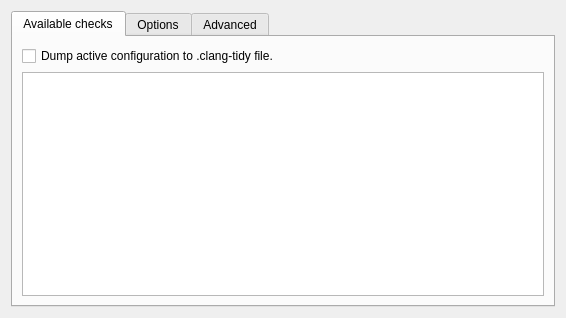
<?xml version="1.0" encoding="UTF-8"?>
<ui version="4.0">
 <class>ClangTidy::PerProjectConfig</class>
 <widget class="QWidget" name="ClangTidy::PerProjectConfig">
  <property name="geometry">
   <rect>
    <x>0</x>
    <y>0</y>
    <width>566</width>
    <height>318</height>
   </rect>
  </property>
  <layout class="QVBoxLayout" name="verticalLayout">
   <item>
    <widget class="QTabWidget" name="tabWidget">
     <property name="sizePolicy">
      <sizepolicy hsizetype="Preferred" vsizetype="Preferred">
       <horstretch>0</horstretch>
       <verstretch>0</verstretch>
      </sizepolicy>
     </property>
     <property name="currentIndex">
      <number>0</number>
     </property>
     <property name="documentMode">
      <bool>false</bool>
     </property>
     <widget class="QWidget" name="tab_checks">
      <attribute name="title">
       <string>Available checks</string>
      </attribute>
      <layout class="QGridLayout" name="gridLayout">
       <item row="0" column="0">
        <widget class="QCheckBox" name="kcfg_DumpConfigToFile">
         <property name="text">
          <string>Dump active configuration to .clang-tidy file.</string>
         </property>
        </widget>
       </item>
       <item row="1" column="0">
        <widget class="QListView" name="checkListView">
         <property name="editTriggers">
          <set>QAbstractItemView::NoEditTriggers</set>
         </property>
         <property name="selectionMode">
          <enum>QAbstractItemView::ExtendedSelection</enum>
         </property>
         <property name="resizeMode">
          <enum>QListView::Adjust</enum>
         </property>
        </widget>
       </item>
      </layout>
     </widget>
     <widget class="QWidget" name="tab_options">
      <property name="sizePolicy">
       <sizepolicy hsizetype="Expanding" vsizetype="Expanding">
        <horstretch>0</horstretch>
        <verstretch>0</verstretch>
       </sizepolicy>
      </property>
      <attribute name="title">
       <string>Options</string>
      </attribute>
      <layout class="QGridLayout" name="gridLayout_2">
       <item row="0" column="0">
        <widget class="QCheckBox" name="kcfg_AnaliseTempDtors">
         <property name="text">
          <string>Analyze temporary destructors</string>
         </property>
        </widget>
       </item>
       <item row="0" column="1">
        <widget class="QCheckBox" name="kcfg_AutoFix">
         <property name="text">
          <string>Apply suggested fixes to sources</string>
         </property>
        </widget>
       </item>
       <item row="1" column="0">
        <widget class="QCheckBox" name="kcfg_CheckSystemHeaders">
         <property name="layoutDirection">
          <enum>Qt::LeftToRight</enum>
         </property>
         <property name="text">
          <string>Check system headers</string>
         </property>
        </widget>
       </item>
       <item row="1" column="1">
        <widget class="QCheckBox" name="kcfg_AutoFixError">
         <property name="text">
          <string>Apply fixes even with compilation errors found</string>
         </property>
        </widget>
       </item>
       <item row="2" column="0">
        <widget class="QCheckBox" name="kcfg_ListChecks">
         <property name="text">
          <string>List all enabled checks and exit</string>
         </property>
        </widget>
       </item>
       <item row="2" column="1">
        <widget class="QCheckBox" name="kcfg_EnableChecksProfile">
         <property name="text">
          <string>Enable checks profile</string>
         </property>
        </widget>
       </item>
       <item row="3" column="0">
        <widget class="QCheckBox" name="kcfg_UseConfigFile">
         <property name="text">
          <string>Use .clang-tidy configuration file</string>
         </property>
        </widget>
       </item>
       <item row="3" column="1">
        <widget class="QCheckBox" name="kcfg_ExportFixes">
         <property name="text">
          <string>Export suggested fixes to .yaml file</string>
         </property>
        </widget>
       </item>
       <item row="4" column="0">
        <widget class="QLabel" name="label_5">
         <property name="text">
          <string>Header Filter regex: </string>
         </property>
        </widget>
       </item>
       <item row="4" column="1">
        <widget class="QLineEdit" name="kcfg_HeaderFilter">
         <property name="sizePolicy">
          <sizepolicy hsizetype="Expanding" vsizetype="Fixed">
           <horstretch>0</horstretch>
           <verstretch>0</verstretch>
          </sizepolicy>
         </property>
         <property name="toolTip">
          <string>&lt;html&gt;&lt;head/&gt;&lt;body&gt;&lt;p&gt;Regular expression matching the names of the headers to output diagnostics from. Diagnostics from the main file of each translation unit are always displayed. Can be used together with -line-filter. This option overrides the value read from a .clang-tidy file.&lt;/p&gt;&lt;/body&gt;&lt;/html&gt;</string>
         </property>
        </widget>
       </item>
       <item row="5" column="0">
        <widget class="QLabel" name="label_6">
         <property name="text">
          <string>E&amp;xtra Arguments:</string>
         </property>
         <property name="buddy">
          <cstring>kcfg_ExtraArgs</cstring>
         </property>
        </widget>
       </item>
       <item row="5" column="1">
        <widget class="QLineEdit" name="kcfg_ExtraArgs">
         <property name="toolTip">
          <string>&lt;html&gt;&lt;head/&gt;&lt;body&gt;&lt;p&gt;&lt;span style=&quot; font-family:'monospace'; color:#000000; background-color:#ffffff;&quot;&gt;Additional argument to append to the compiler command line.&lt;/span&gt;&lt;/p&gt;&lt;/body&gt;&lt;/html&gt;</string>
         </property>
        </widget>
       </item>
       <item row="6" column="0">
        <widget class="QLabel" name="label_7">
         <property name="text">
          <string>Extra Arg&amp;uments before: </string>
         </property>
         <property name="buddy">
          <cstring>kcfg_ExtraArgs</cstring>
         </property>
        </widget>
       </item>
       <item row="6" column="1">
        <widget class="QLineEdit" name="kcfg_ExtraArgsBefore">
         <property name="toolTip">
          <string>&lt;html&gt;&lt;head/&gt;&lt;body&gt;&lt;p&gt;&lt;span style=&quot; font-family:'monospace'; color:#000000; background-color:#ffffff;&quot;&gt;Additional argument to prepend to the compiler command line.&lt;/span&gt;&lt;/p&gt;&lt;/body&gt;&lt;/html&gt;</string>
         </property>
        </widget>
       </item>
       <item row="7" column="0">
        <widget class="QLabel" name="label_8">
         <property name="text">
          <string>Line filter: </string>
         </property>
        </widget>
       </item>
       <item row="7" column="1">
        <widget class="QLineEdit" name="kcfg_LineFilter">
         <property name="toolTip">
          <string>&lt;html&gt;&lt;head/&gt;&lt;body&gt;&lt;p&gt;&lt;span style=&quot; font-family:'monospace'; color:#000000; background-color:#ffffff;&quot;&gt;List of files with line ranges to filter the &lt;/span&gt;&lt;span style=&quot; font-family:'monospace';&quot;&gt;warnings.&lt;/span&gt;&lt;/p&gt;&lt;/body&gt;&lt;/html&gt;</string>
         </property>
        </widget>
       </item>
      </layout>
     </widget>
     <widget class="QWidget" name="tab_advanced">
      <property name="sizePolicy">
       <sizepolicy hsizetype="Expanding" vsizetype="Expanding">
        <horstretch>0</horstretch>
        <verstretch>0</verstretch>
       </sizepolicy>
      </property>
      <attribute name="title">
       <string>Advanced</string>
      </attribute>
      <layout class="QFormLayout" name="formLayout_3">
       <item row="0" column="0">
        <widget class="QLabel" name="label">
         <property name="text">
          <string>Checks:</string>
         </property>
        </widget>
       </item>
       <item row="0" column="1">
        <widget class="QLineEdit" name="kcfg_EnabledChecks">
         <property name="enabled">
          <bool>true</bool>
         </property>
         <property name="font">
          <font>
           <kerning>true</kerning>
          </font>
         </property>
         <property name="toolTip">
          <string>&lt;html&gt;&lt;head/&gt;&lt;body&gt;&lt;p&gt;Editable list of checks as supported by clang-tidy command-line. Use this only if its convenient enough.&lt;/p&gt;&lt;/body&gt;&lt;/html&gt;</string>
         </property>
        </widget>
       </item>
      </layout>
     </widget>
    </widget>
   </item>
  </layout>
 </widget>
 <resources/>
 <connections/>
</ui>
